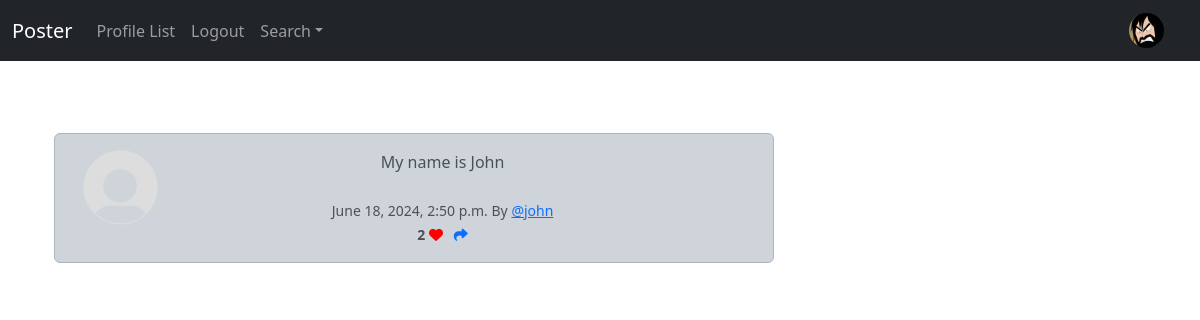
Page /post_page/2 (signed in) on the committed database.
### poster/models.py (models this page shows, shortened)
class Profile(models.Model):
    user = models.OneToOneField(User, on_delete=models.CASCADE)
    follows = models.ManyToManyField('self', related_name='followed_by', symmetrical=False, blank=True)
    date_modified = models.DateTimeField(User, auto_now=True)
    profile_image = models.ImageField(null=True, blank=True, upload_to='images/')
    profile_bio = models.CharField(null=True, blank=True, max_length=140)
    website_link = models.CharField(null=True, blank=True, max_length=2000)
    vk_link = models.CharField(null=True, blank=True, max_length=2000)

class Post(models.Model):
    user = models.ForeignKey(
        User, related_name='posts',
        on_delete=models.DO_NOTHING)
    body = models.CharField(max_length=200)
    created_at = models.DateTimeField(auto_now_add=True)
    likes = models.ManyToManyField(User, related_name='post_like', blank=True)
    def likes_count(self):
        return self.likes.count()

### poster/views.py (the view)
# urls.py: path('post_page/<int:pk>', views.post_page, name='post_page'),
def post_page(request, pk):
    post = get_object_or_404(Post, id=pk)
    if post:
        return render(request, 'post_page.html', {'post': post})
    else:
        messages.success(request, 'That post does not exist.')
        return redirect('home')

### poster/templates/post_page.html
{% extends 'base.html' %}
{% block content %}
    <div class="container text-center">
        <div class="row">
            <div class="col-8">
                <br/>
                {% include 'post_base.html' %}
            </div>
    <div class="col-4">
        <br/><br/><br/>
    </div>
        </div>
    </div>
{% endblock %}

### poster/templates/navbar.html (shortened to what this page needs)
{% load static %}
<nav class="navbar navbar-expand-lg navbar-dark bg-dark" xmlns="http://www.w3.org/1999/html">
  <div class="container-fluid">
    <a class="navbar-brand" href="{% url 'home' %}">Poster</a>
    <div class="collapse navbar-collapse" id="navbarSupportedContent">
      <ul class="navbar-nav me-auto mb-2 mb-lg-0">
        <li class="nav-item">
          <a class="nav-link" href="{% url 'profile_list' %}">Profile List</a>
        </li>
        {% if user.is_authenticated %}
          <li class="nav-item">
            <a class="nav-link" href="{% url 'logout' %}">Logout</a>
          </li>
        {% endif %}
        <li class="nav-item dropdown">
          <a class="nav-link dropdown-toggle" href="#" role="button" data-bs-toggle="dropdown" aria-expanded="false">Search</a>
        </li>
      </ul>
      {% if user.is_authenticated %}
        <ul class="navbar-nav ml-auto">
          <li class="nav-link navbar-brand">
            {% if user.profile.profile_image %}
              <a href="{% url 'profile' request.user.id %}"><img src="{{ user.profile.profile_image.url }}" class="rounded-circle" width="35"></a>
            {% else %}
              <a href="{% url 'profile' request.user.id %}"><img src="{% static 'images/default_pfp.png' %}" class="rounded-circle" width="35"></a>
            {% endif %}
          </li>
        </ul>
      {% endif %}
    </div>
  </div>
</nav>

### poster/templates/post_base.html (shortened to what this page needs)
{% load static %}
<div class="alert alert-dark" role="alert">
    <div class="container">
        <div class="row">
            <div class="col-1">
            {% if post.user.profile.profile_image %}
                <img src="{{ post.user.profile.profile_image.url }}" width=75 height=75 class="rounded-circle" alt="{{ post.user.profile.user.username }}">
            {% else %}
                <img src="{% static 'images/default_pfp.png' %}" width=75 height=75 class="rounded-circle" alt="Profile Image">
            {% endif %}
            </div>
            <div class="col-11">
                {{ post.body }}<br/><br/>
                <small class="text-muted">
                    {{ post.created_at }} By
                    <a href="{% url 'profile' post.user.id %}">@{{ post.user.username|lower }}</a>
                    <br/>
                    <b>{{ post.likes_count }}</b>
                    {% if user in post.likes.all %}
                        <a href="{% url 'post_like' post.id %}"><i class="fa-solid fa-heart" style="color:Red"></i></a>
                    {% else %}
                        <a href="{% url 'post_like' post.id %}"><i class="fa-regular fa-heart"></i></a>
                    {% endif %}
                    <a href="{% url  'post_page' post.id %}"><i class="fa-solid fa-share"></i></a>
                </small>
            </div>
        </div>
    </div>
</div>

### rows in the picture
Post: body "My name is John", created_at "June 18, 2024, 2:50 p.m.", user.username "john", likes_count "2"
